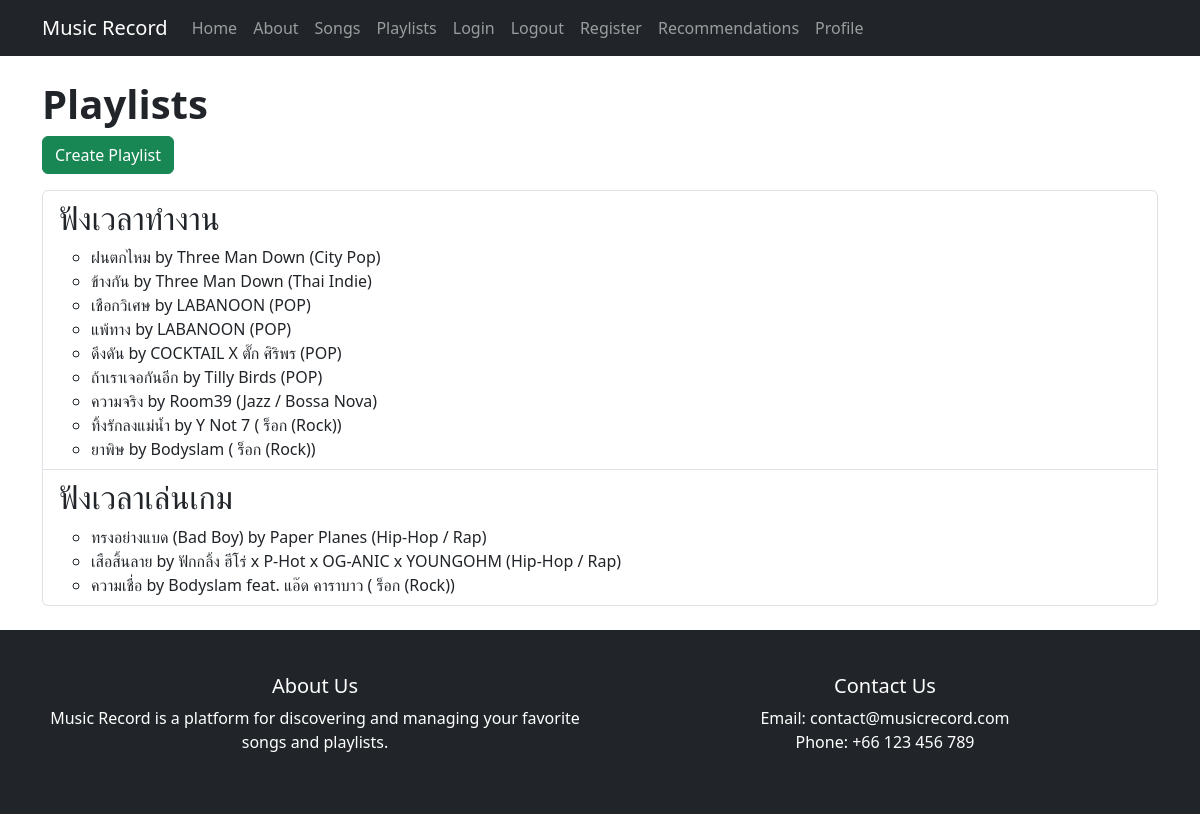
/playlists (signed in), run on an earlier commit of the app's database.
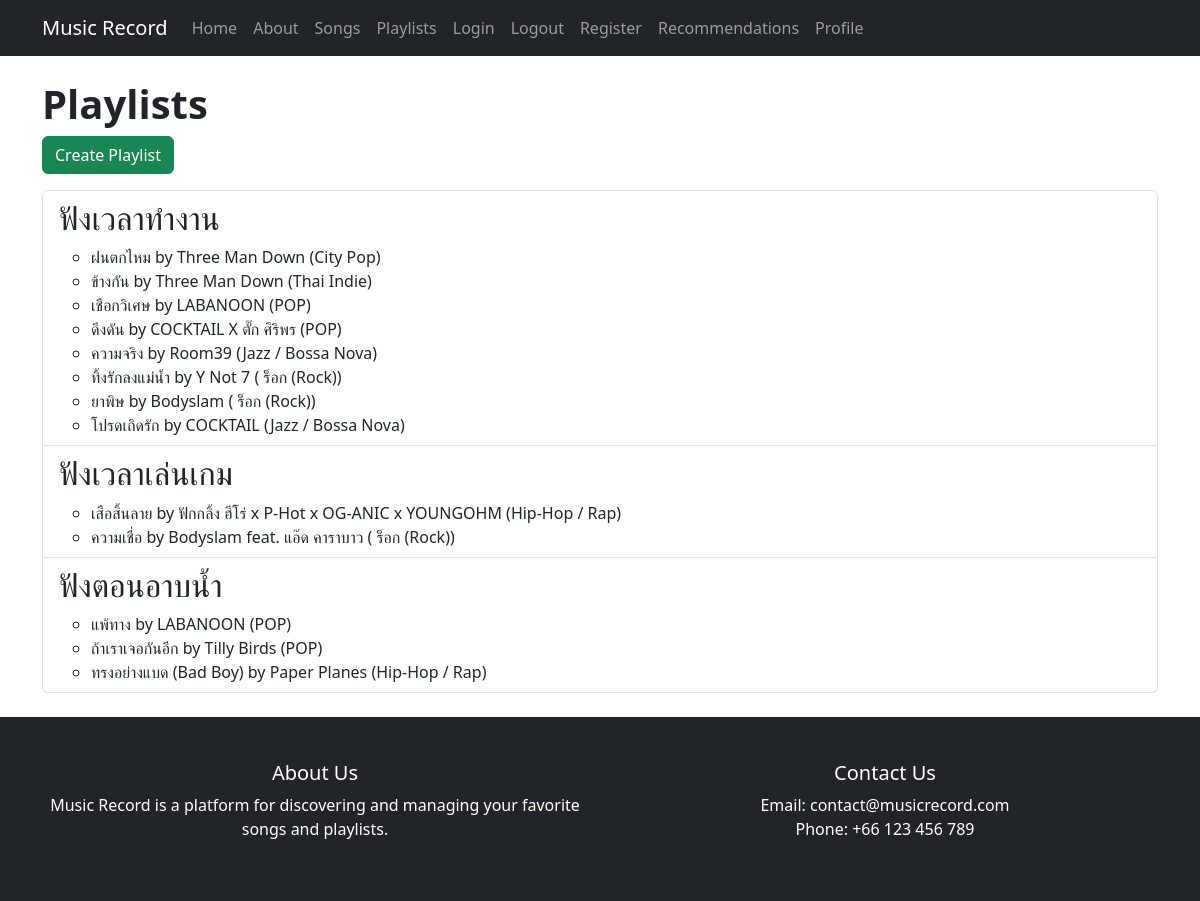
And on a later commit of the database.
### app/models.py (models this page shows)
class Playlist(db.Model):
    id = db.Column(db.Integer, primary_key=True)
    name = db.Column(db.String(100), nullable=False)
    user_id = db.Column(db.Integer, db.ForeignKey('user.id'))
    songs = db.relationship('Song', backref='playlist', lazy=True)

class Song(db.Model):
    id = db.Column(db.Integer, primary_key=True)
    title = db.Column(db.String(100), nullable=False)
    artist = db.Column(db.String(100), nullable=False)
    genre = db.Column(db.String(50), nullable=False)
    playlist_id = db.Column(db.Integer, db.ForeignKey('playlist.id'))
    image_url = db.Column(db.String(255))  # ตรวจสอบว่ามี image_url หรือไม่

### app/routes.py (the view)
@playlist_routes.route('/playlists')
@login_required
def playlists():
    playlists = Playlist.query.filter_by(user_id=current_user.id).all()
    return render_template('playlists.html', playlists=playlists)

### app/models.py (called while the page is built)
@login_manager.user_loader
def load_user(user_id):
    return User.query.get(int(user_id))

### app/templates/playlists.html
{% extends "base.html" %}
{% block content %}
<h1><strong>Playlists</strong></h1>
<a href="{{ url_for('playlist.create_playlist') }}" class="btn btn-success mb-3">Create Playlist</a>
<ul class="list-group">
    {% for playlist in playlists %}
    <li class="list-group-item">
        <h2>{{ playlist.name }}</h2>
        <ul>
            {% for song in playlist.songs %}
            <li>{{ song.title }} by {{ song.artist }} ({{ song.genre }})</li>
            {% endfor %}
        </ul>
    </li>
    {% endfor %}
</ul>
{% endblock %}

### app/templates/base.html (shortened to what this page needs)
<!DOCTYPE html>
<html lang="en">
<head>
    <link href="https://cdn.jsdelivr.net/npm/bootstrap@5.3.0/dist/css/bootstrap.min.css" rel="stylesheet">
    <link rel="stylesheet" href="{{ url_for('static', filename='css/styles.css') }}">
</head>
<body>
    <nav class="navbar navbar-expand-lg navbar-dark bg-dark">
        <div class="container">
            <a class="navbar-brand" href="{{ url_for('main.home') }}">Music Record</a>
            <div class="collapse navbar-collapse" id="navbarNav">
                <div class="navbar-nav">
                    <a class="nav-link" href="{{ url_for('main.home') }}">Home</a>
                    <a class="nav-link" href="{{ url_for('main.about') }}">About</a>
                    <a class="nav-link" href="{{ url_for('song.songs') }}">Songs</a>
                    <a class="nav-link" href="{{ url_for('playlist.playlists') }}">Playlists</a>
                    <a class="nav-link" href="{{ url_for('auth.login') }}">Login</a>
                    <a class="nav-link" href="{{ url_for('auth.logout') }}">Logout</a>
                    <a class="nav-link" href="{{ url_for('auth.register') }}">Register</a>
                    <a class="nav-link" href="{{ url_for('song.recommendations') }}">Recommendations</a>
                    <a class="nav-link" href="{{ url_for('auth.profile') }}">Profile</a>
                </div>
            </div>
        </div>
    </nav>
    <div class="container mt-4">
        {% block content %}{% endblock %}
    </div>
    <footer class="bg-dark text-white mt-4">
        <div class="container py-4">
            <div class="row">
                <div class="col-md-6">
                    <h5>About Us</h5>
                    <p>Music Record is a platform for discovering and managing your favorite songs and playlists.</p>
                </div>
                <div class="col-md-6">
                    <h5>Contact Us</h5>
                    <ul class="list-unstyled">
                        <li>Email: contact@musicrecord.com</li>
                        <li>Phone: +66 123 456 789</li>
                    </ul>
                </div>
            </div>
        </div>
    </footer>
</body>
</html>

### app/static/css/images/styles.css (style rules this page uses)
html, body { height: 100%; margin: 0; display: flex; flex-direction: column; }
.container { flex: 1; }
footer { flex-shrink: 0; background-color: #343a40; color: white; padding: 20px 0; text-align: center; }

What changed in the data, as far as the page shows it:
changed Playlist "ฟังเวลาทำงาน": gains Song (title "โปรดเถิดรัก", artist "COCKTAIL", genre "Jazz / Bossa Nova"); loses Song (title "แพ้ทาง", artist "LABANOON", genre "POP"); loses Song (title "ถ้าเราเจอกันอีก", artist "Tilly Birds", genre "POP")
changed Playlist "ฟังเวลาเล่นเกม": loses Song (title "ทรงอย่างแบด (Bad Boy)", artist "Paper Planes", genre "Hip-Hop / Rap")
added Playlist: name "ฟังตอนอาบน้ำ", Song (title "แพ้ทาง", artist "LABANOON", genre "POP"), Song (title "ถ้าเราเจอกันอีก", artist "Tilly Birds", genre "POP"), Song (title "ทรงอย่างแบด (Bad Boy)", artist "Paper Planes", genre "Hip-Hop / Rap")
